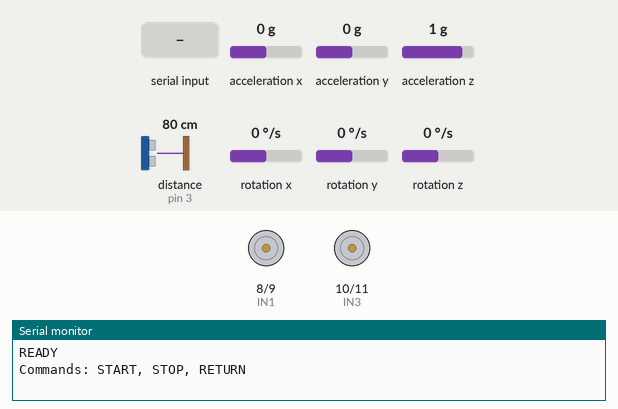
Recording of a sketch running on a simulated Arduino Uno, built with avr-gcc and run on an emulated ATmega328P. Shown: motor-driver pin pairs drawn as motors (green arrow = first pin HIGH = forward, orange = second pin HIGH = backward, longer = more drive, scaled by the enable pin), the last lines printed to the serial monitor. The test bench sets the inputs (shaded band); at power-on: distance to the obstacle (sensor on pin 3) 80 cm, acceleration x 0 g, acceleration y 0 g, acceleration z 1 g, rotation x 0 °/s, rotation y 0 °/s, rotation z 0 °/s. The echo pulse lasts 58.3 µs per cm.

Above: at 3.7 s.
3.8 s: "START\n" received over Serial
At 5.0 s:
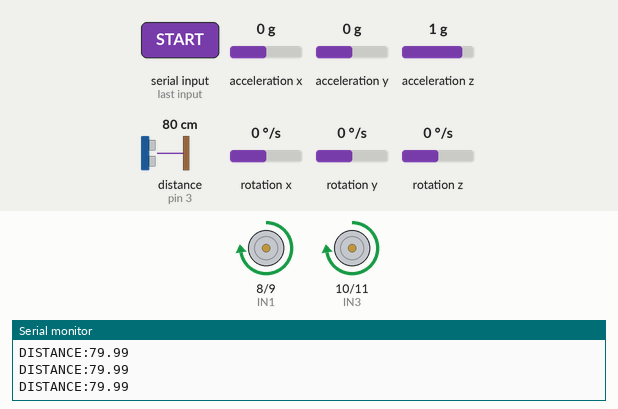
5.9 s: "RETURN\n" received over Serial
At 7.7 s:
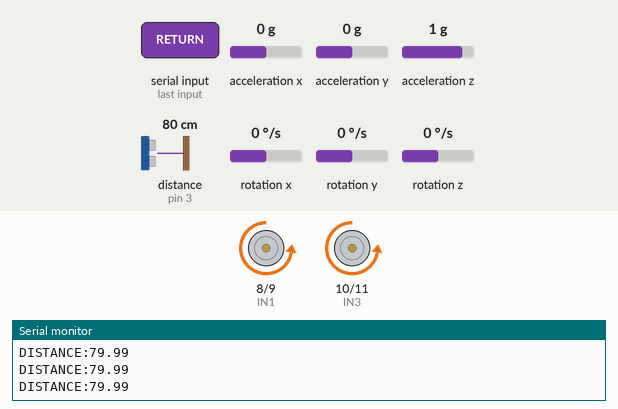
8.0 s: "TEST\n" received over Serial
At 8.8 s:
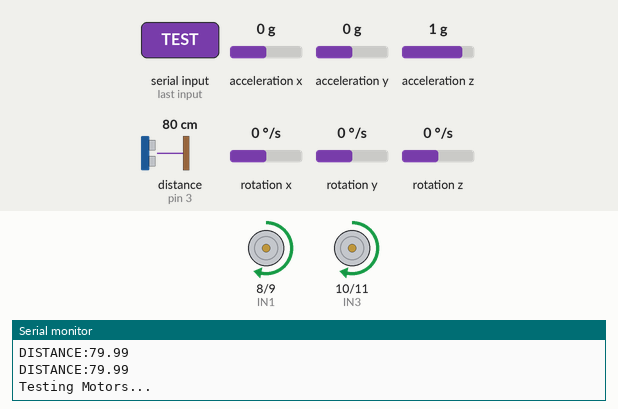
10.6 s: "GO\n" received over Serial
At 10.76 s:
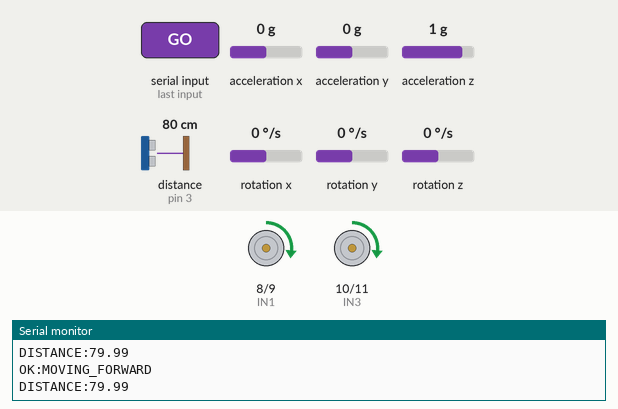
12.7 s: distance to the obstacle (sensor on pin 3) set to 23 cm
15.7 s: distance to the obstacle (sensor on pin 3) set to 18 cm
Timing chart, 0 to 18.2 s (numbered marks = the images above; inputs shaded):
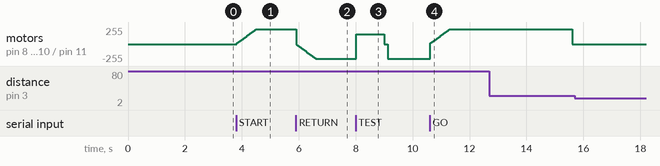

Measured:
- after the input at 3.8 s, motor on pin 8 (IN1) / pin 9 (IN2), motor on pin 10 (IN3) / pin 11 (IN4): moves from stopped to forward 224/255 over 0.68 s, starting at once
- after the input at 5.9 s, motor on pin 8 (IN1) / pin 9 (IN2), motor on pin 10 (IN3) / pin 11 (IN4): moves from forward 224/255 to backward 224/255 over 0.68 s, starting at once
- after the input at 8.0 s, motor on pin 8 (IN1) / pin 9 (IN2), motor on pin 10 (IN3) / pin 11 (IN4): backward 224/255 → forward 150/255 at once, → stopped 1.0 s later, → backward 224/255 0.11 s later
- after the input at 10.6 s, motor on pin 8 (IN1) / pin 9 (IN2), motor on pin 10 (IN3) / pin 11 (IN4): moves from backward 224/255 to forward 224/255 over 0.68 s, starting at once

The sketch:

ultrasonic_Gyro_3.ino
```cpp
#include <MPU6050_light.h>
#include <Wire.h>

MPU6050 mpu(Wire);

// ======= L298N Motor Driver ========
// Motor A (Left)
const int ENA = 5;
const int IN1 = 8;
const int IN2 = 9;

// Motor B (Right)
const int ENB = 6;
const int IN3 = 10;
const int IN4 = 11;

// ======= Ultrasonic Sensor ========
const int trigPin = 2;
const int echoPin = 3;

float distance;
long duration;

// -------- Robot State Machine --------
enum RobotState { IDLE, FORWARD, BACKWARD };
RobotState state = IDLE;

float obstacleDistance = 20.0;

// -------- PID for straight line (Currently Disabled logic) --------
float Kp = 3.0;
float Ki = 0.01;
float Kd = 1.5;

float errorSum = 0;
float lastError = 0;
float targetYaw = 0;

// -------- Speed --------
int currentSpeed = 0;
int targetSpeed = 220;  // 🚀 زيادة السرعة من 150 إلى 220 (86% قوة)
int speedStep = 8;      // 🚀 زيادة التسارع من 5 إلى 8

// -------- Safety --------
unsigned long lastCommandTime = 0;
const unsigned long SAFETY_TIMEOUT = 5000; // 5 Seconds

// ============ Normalize angle to -180 to 180 ============
float normalize(float angle) {
  while (angle > 180)
    angle -= 360;
  while (angle < -180)
    angle += 360;
  return angle;
}

// ============ Ultrasonic Distance (Filtered) ============
float getDistance() {
  digitalWrite(trigPin, LOW);
  delayMicroseconds(2);
  digitalWrite(trigPin, HIGH);
  delayMicroseconds(10);
  digitalWrite(trigPin, LOW);

  duration = pulseIn(echoPin, HIGH, 20000); // 20ms timeout

  if (duration == 0)
    return 999.0; // Timeout

  float dist = duration * 0.0343 / 2;

  // Basic Filter: Ignore impossible values
  if (dist <= 0 || dist > 400)
    return 999.0;

  return dist;
}

// ============ Motor Control ============

void stopCoast() {
  // Coast Stop (Free wheel)
  digitalWrite(IN1, LOW);
  digitalWrite(IN2, LOW);
  digitalWrite(IN3, LOW);
  digitalWrite(IN4, LOW);
  analogWrite(ENA, 0);
  analogWrite(ENB, 0);
}

void stopBrake() {
  // Hard Brake (Short circuit motors)
  digitalWrite(IN1, HIGH);
  digitalWrite(IN2, HIGH);
  digitalWrite(IN3, HIGH);
  digitalWrite(IN4, HIGH);
  analogWrite(ENA, 255); // Maximum force for braking
  analogWrite(ENB, 255);
  delay(100);  // Hold brake briefly
  stopCoast(); // Then relax
}

void setMotorSpeed(int leftSpeed, int rightSpeed, bool forward) {
  // Set direction for Motor A (Left)
  if (forward) {
    digitalWrite(IN1, HIGH);
    digitalWrite(IN2, LOW);
  } else {
    digitalWrite(IN1, LOW);
    digitalWrite(IN2, HIGH);
  }

  // Set direction for Motor B (Right)
  if (forward) {
    digitalWrite(IN3, HIGH);
    digitalWrite(IN4, LOW);
  } else {
    digitalWrite(IN3, LOW);
    digitalWrite(IN4, HIGH);
  }

  // Set speed for both motors
  analogWrite(ENA, constrain(leftSpeed, 0, 255));
  analogWrite(ENB, constrain(rightSpeed, 0, 255));
}

void forwardPID(int baseSpeed) {
  // Forced straight movement (PID disabled)
  setMotorSpeed(baseSpeed, baseSpeed, true);
}

void backwardPID(int baseSpeed) {
  // Forced straight backward movement (PID disabled)
  setMotorSpeed(baseSpeed, baseSpeed, false);
}

// ============ Setup ============
void setup() {
  Serial.begin(9600);
  Serial.setTimeout(50);

  // Motor pins
  pinMode(ENA, OUTPUT);
  pinMode(IN1, OUTPUT);
  pinMode(IN2, OUTPUT);
  pinMode(ENB, OUTPUT);
  pinMode(IN3, OUTPUT);
  pinMode(IN4, OUTPUT);

  // Ultrasonic pins
  pinMode(trigPin, OUTPUT);
  pinMode(echoPin, INPUT);

  // 🛑 CRITICAL: إيقاف فوري وقوي للموتورات (منع الحركة التلقائية)
  stopBrake();  // فرملة قوية أولاً
  delay(200);
  stopCoast();  // ثم استرخاء

  // 🔒 التأكد من حالة IDLE
  state = IDLE;
  currentSpeed = 0;

  // MPU6050 init
  Wire.begin();
  byte status = mpu.begin();

  delay(1000);
  mpu.calcOffsets();

  // 🛑 إيقاف نهائي بعد calibration (منع أي حركة بسبب noise)
  stopBrake();
  delay(100);
  stopCoast();

  Serial.println("READY");
  Serial.println("Commands: START, STOP, RETURN");

  lastCommandTime = millis();
}

// ============ Command Handler ============
void checkSerialCommands() {
  if (Serial.available() > 0) {
    String command = Serial.readStringUntil('\n');
    command.trim();
    command.toUpperCase();

    lastCommandTime = millis(); // Update heartbeat

    if (command == "START" || command == "GO") {
      mpu.update();
      targetYaw = normalize(mpu.getAngleZ());
      currentSpeed = 0;
      state = FORWARD;
      Serial.println("OK:MOVING_FORWARD");

    } else if (command == "STOP") {
      state = IDLE;
      currentSpeed = 0;
      stopBrake();
      Serial.println("OK:STOPPED");
      Serial.println("STATUS:IDLE");

    } else if (command == "RETURN" || command == "REVERSE") {
      mpu.update();
      targetYaw = normalize(mpu.getAngleZ());
      currentSpeed = 0;
      state = BACKWARD;
      Serial.println("OK:MOVING_BACKWARD");

    } else if (command == "TEST") {
      Serial.println("Testing Motors...");
      setMotorSpeed(150, 150, true);
      delay(1000);
      stopBrake();
      Serial.println("OK:TEST_COMPLETE");

    } else {
      Serial.print("ERR:UNKNOWN_CMD:");
      Serial.println(command);
    }
  }
}

// ============ Main Loop ============
static unsigned long lastPrintTime = 0;

void loop() {
  checkSerialCommands();

  // Safety Timeout
  if (state != IDLE && (millis() - lastCommandTime > SAFETY_TIMEOUT)) {
    state = IDLE;
    stopBrake();
    Serial.println("ERR:SAFETY_TIMEOUT");
  }

  if (state == FORWARD || state == BACKWARD) {
    distance = getDistance();

    // Print distance
    if (millis() - lastPrintTime >= 200) {
      lastPrintTime = millis();
      Serial.print("DISTANCE:");
      Serial.println(distance);
    }

    // Obstacle Check (Only in FORWARD)
    if (state == FORWARD && distance > 0 && distance <= obstacleDistance) {
      state = IDLE;
      stopBrake();
      currentSpeed = 0;
      Serial.println("OBSTACLE:STOPPED");
    } else {
      // Speed ramp
      if (currentSpeed < targetSpeed) {
        currentSpeed += speedStep;
      }

      // Movement
      if (state == BACKWARD) {
        backwardPID(currentSpeed);
      } else {
        forwardPID(currentSpeed);
      }
    }
  } else {
    // IDLE
    stopCoast();
    // 🔒 تأكيد إيقاف currentSpeed (منع أي حركة متبقية)
    currentSpeed = 0;
  }

  delay(20);
}
```
